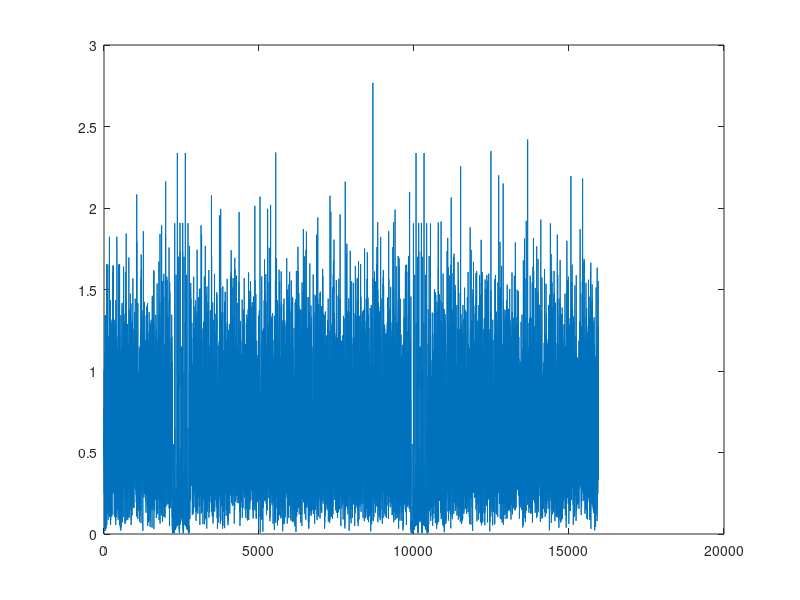

Write the MATLAB code that produced this figure. (Note: this script raises an error after producing the figure.)
%% Simplified NR_TX for two cellular users in the UL
clc
clear all
close all
%% Parameters
num_user=3;
cp_length=38;
Nz=300;
nrb=25;                         % Number of resource block
n_sf_per_f=2;                   % Number of slot per frame
n_sym_per_sf=14;                % Number of subcarrier per frame
n_sc_per_rb=12;                 % Number of subcarrier per resource block
n_valid_sc=300;                 % Number of valid subcarrier
nfft=512;                       % FFT and IFFT points
n_sym=28;                       % Number of OFDM symbols in one frame
valid_sc_indx=[363:512,2:151];  % Index of valid subcarriers
n_frame=100;                     % Number of NR frames
%% Preamble
load pn
preamble=[pn(1,:).',pn(2,:).',pn(3,:).'];
%% DMRS patterns
load dmrs_patterns
%% PTRS pattern
ptrs_cliche=zeros(n_sc_per_rb,n_sym_per_sf);
ptrs_val=1;
ptrs_cliche(end,:)=ptrs_val;
ptrs_pad=repmat(ptrs_cliche,nrb,n_sf_per_f);              % pattern of dmrs during whole resource grid
for ix=1:num_user
cliche=squeeze(dmrs_patterns(ix,:,:));                    % dmrs pattern in one time slot    
dmrs_pad=repmat(cliche,nrb,n_sf_per_f);                   % pattern of dmrs during whole resource grid  
data_pad=ones(size(dmrs_pad))-dmrs_pad-ptrs_pad;
cliche(find(cliche))=[1 -1 1 -1 1 -1 -1 1 -1 -1 1]/2;
dmrs_pad=repmat(cliche,nrb,n_sf_per_f);                   % pattern of dmrs during whole resource grid
% freq domain data
data_freq=1/sqrt(2)*(2*(randi(2,size(dmrs_pad))-1)-1)+1j*1/sqrt(2)*(2*(randi(2,size(dmrs_pad))-1)-1);
data_freq=data_freq.*data_pad;
data_freq(find(dmrs_pad))=dmrs_pad(find(dmrs_pad));
data_freq(find(ptrs_pad))=ptrs_val;
frame_f=zeros(512,28);
frame_f(valid_sc_indx,:)=data_freq;
frame_t=ifft(frame_f)*sqrt(nfft);
frame_t_c = [frame_t(end-(cp_length-1):end,:); frame_t];
frame_t_c_2=[preamble(:,ix), frame_t_c];
sig_t=frame_t_c_2(:).';
figure
plot(abs(sig_t))
sig_t=repmat(sig_t,1,100);
sig_t_1=[zeros(1,(ix-1)*40) sig_t];
% intentional CFO
% delta_phase_per_sample = 0.00;
% rx_dds = exp(-1i*delta_phase_per_sample*(1:size(sig_t1,2)));
% rx_dds_frame = repmat(rx_dds,  size(sig_t1,1), 1);
% sig_t1=sig_t1.*rx_dds_frame;
% write file
fileID= fopen(['signals/nr_tx_',num2str(ix-1),'.dat'], 'wb');
if (fileID < 0)
    error('Error: fail to open files!');
end
data_tmp_c = sig_t_1;
data_tmp_f = [real(data_tmp_c); imag(data_tmp_c)];
data_tmp_f = data_tmp_f(:);
fwrite(fileID,data_tmp_f,'float');
fclose(fileID);
end